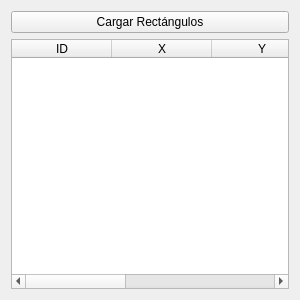
<?xml version="1.0" encoding="UTF-8"?>
<ui version="4.0">
 <class>Principal</class>
 <widget class="QWidget" name="Principal">
  <property name="geometry">
   <rect>
    <x>0</x>
    <y>0</y>
    <width>300</width>
    <height>300</height>
   </rect>
  </property>
  <property name="windowTitle">
   <string>Principal</string>
  </property>
  <layout class="QVBoxLayout" name="verticalLayout">
   <item>
    <widget class="QPushButton" name="cargarButton">
     <property name="text">
      <string>Cargar Rectángulos</string>
     </property>
    </widget>
   </item>
   <item>
    <widget class="QTableWidget" name="tableWidget">
     <column>
      <property name="text">
       <string>ID</string>
      </property>
     </column>
     <column>
      <property name="text">
       <string>X</string>
      </property>
     </column>
     <column>
      <property name="text">
       <string>Y</string>
      </property>
     </column>
     <column>
      <property name="text">
       <string>Ancho</string>
      </property>
     </column>
     <column>
      <property name="text">
       <string>Alto</string>
      </property>
     </column>
    </widget>
   </item>
  </layout>
 </widget>
 <resources/>
 <connections/>
</ui>
